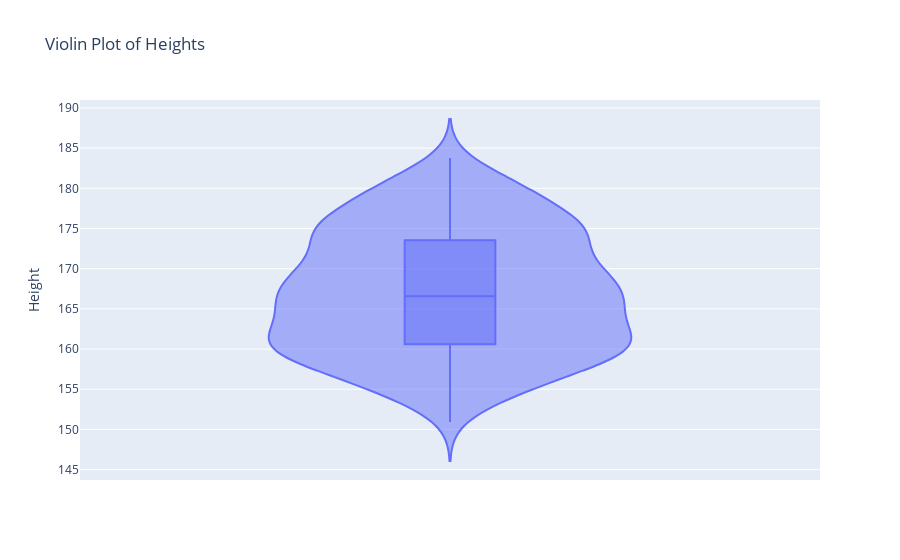

Source (notebook cell):
### Code cell
#violin chart
#whole data
px.violin(adults, y="Height", box=True, title="Violin Plot of Heights")

### Figure 1 — Plotly figure (JSON) as saved in the notebook; plotly's stock layout.template omitted (floating-point values rounded to 4 significant figures; data arrays with more than 128 entries replaced by an {"elided": "..."} marker saying what was removed)
{"data": [{"alignmentgroup": "True", "box": {"visible": true}, "hovertemplate": "Height=%{y}<extra></extra>", "legendgroup": "", "marker": {"color": "#636efa"}, "name": "", "offsetgroup": "", "orientation": "v", "scalegroup": "True", "showlegend": false, "type": "violin", "x0": " ", "xaxis": "x", "y": {"elided": "400 float values"}, "y0": " ", "yaxis": "y"}], "layout": {"legend": {"tracegroupgap": 0}, "title": {"text": "Violin Plot of Heights"}, "violinmode": "group", "xaxis": {"anchor": "y", "domain": [0, 1]}, "yaxis": {"anchor": "x", "domain": [0, 1], "title": {"text": "Height"}}}}
